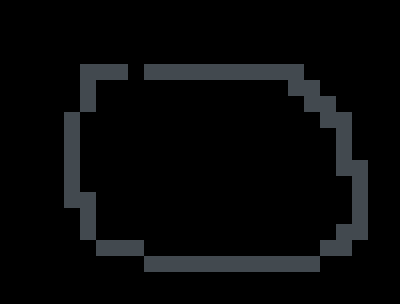

This is a level from a 2D game, rendered from its Tiled map with the project's own tilesets. A one-line summary and the complete map file follow:
An orthogonal 25x19 tile map with 16x16 px tiles, 1 tile layer (Tile Layer 1).

<map version="1.10" tiledversion="1.10.2" orientation="orthogonal" renderorder="right-down" width="25" height="19" tilewidth="16" tileheight="16" infinite="0" nextlayerid="2" nextobjectid="1">
 <tileset firstgid="1" source="tileset.tsx" />
 <layer id="1" name="Tile Layer 1" width="25" height="19">
  <data encoding="csv">
0,0,0,0,0,0,0,0,0,0,0,0,0,0,0,0,0,0,0,0,0,0,0,0,0,
0,0,0,0,0,0,0,0,0,0,0,0,0,0,0,0,0,0,0,0,0,0,0,0,0,
0,0,0,0,0,0,0,0,0,0,0,0,0,0,0,0,0,0,0,0,0,0,0,0,0,
0,0,0,0,0,0,0,0,0,0,0,0,0,0,0,0,0,0,0,0,0,0,0,0,0,
0,0,0,0,0,2,2,2,0,2,2,2,2,2,2,2,2,2,2,0,0,0,0,0,0,
0,0,0,0,0,2,0,0,0,0,0,0,0,0,0,0,0,0,2,2,0,0,0,0,0,
0,0,0,0,0,2,0,0,0,0,0,0,0,0,0,0,0,0,0,2,2,0,0,0,0,
0,0,0,0,2,0,0,0,0,0,0,0,0,0,0,0,0,0,0,0,2,2,0,0,0,
0,0,0,0,2,0,0,0,0,0,0,0,0,0,0,0,0,0,0,0,0,2,0,0,0,
0,0,0,0,2,0,0,0,0,0,0,0,0,0,0,0,0,0,0,0,0,2,0,0,0,
0,0,0,0,2,0,0,0,0,0,0,0,0,0,0,0,0,0,0,0,0,2,2,0,0,
0,0,0,0,2,0,0,0,0,0,0,0,0,0,0,0,0,0,0,0,0,0,2,0,0,
0,0,0,0,2,2,0,0,0,0,0,0,0,0,0,0,0,0,0,0,0,0,2,0,0,
0,0,0,0,0,2,0,0,0,0,0,0,0,0,0,0,0,0,0,0,0,0,2,0,0,
0,0,0,0,0,2,0,0,0,0,0,0,0,0,0,0,0,0,0,0,0,2,2,0,0,
0,0,0,0,0,0,2,2,2,0,0,0,0,0,0,0,0,0,0,0,2,2,0,0,0,
0,0,0,0,0,0,0,0,0,2,2,2,2,2,2,2,2,2,2,2,0,0,0,0,0,
0,0,0,0,0,0,0,0,0,0,0,0,0,0,0,0,0,0,0,0,0,0,0,0,0,
0,0,0,0,0,0,0,0,0,0,0,0,0,0,0,0,0,0,0,0,0,0,0,0,0
</data>
 </layer>
</map>